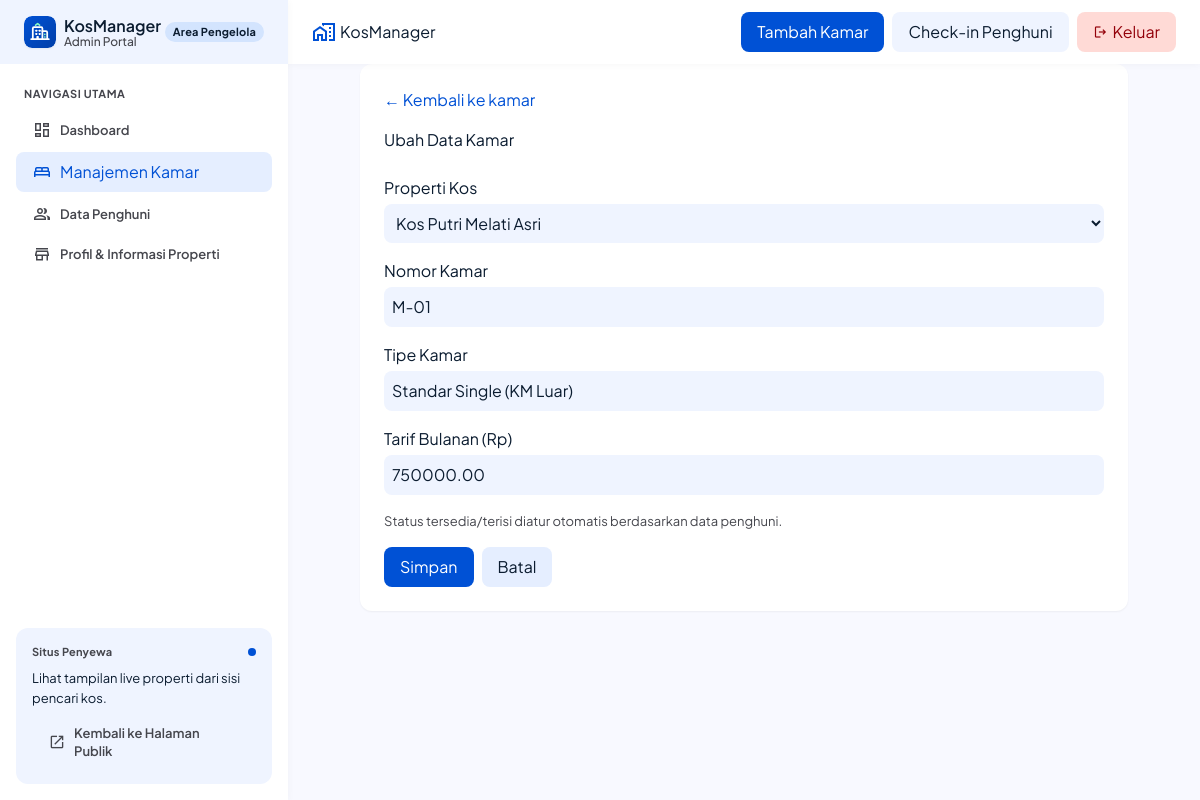
The app's page /kamar/ubah?id=1 (signed in) with its own data.
### tables this page shows
CREATE TABLE IF NOT EXISTS kamar (
    id INT AUTO_INCREMENT PRIMARY KEY,
    kos_id INT NOT NULL,
    nomor_kamar VARCHAR(50) NOT NULL,
    tipe VARCHAR(100) NOT NULL,
    harga_bulanan DECIMAL(12, 2) NOT NULL,
    status ENUM('kosong', 'terisi') NOT NULL DEFAULT 'kosong',
    CONSTRAINT fk_kamar_kos
        FOREIGN KEY (kos_id)
        REFERENCES kos(id)
        ON DELETE RESTRICT
        ON UPDATE CASCADE,
    CONSTRAINT unique_nomor_kamar
        UNIQUE (kos_id, nomor_kamar),
    CONSTRAINT chk_kamar_harga_positif
        CHECK (harga_bulanan > 0)
);

CREATE TABLE IF NOT EXISTS kos (
    id INT AUTO_INCREMENT PRIMARY KEY,
    nama_kos VARCHAR(150) NOT NULL,
    alamat TEXT NOT NULL,
    lokasi VARCHAR(150) NOT NULL,
    deskripsi TEXT NULL,
    fasilitas TEXT NULL,
    no_hp_pengelola VARCHAR(20) NULL,
    status_publikasi ENUM('draft', 'published') NOT NULL DEFAULT 'draft'
);

### src/Controllers/KamarController.php (called while the page is built, shortened)
<?php
final class KamarController
{
    public function edit(): void
    {
        $id = $this->readId($_GET['id'] ?? null);
        $kamar = $id === null ? null : $this->kamarRepository->findById($id);
        $this->renderForm($kamar);
    }
    private function renderForm(?Kamar $kamar = null, ?string $formError = null, array $formData = [], int $status = 200): void
    {
        $kosList = $this->kosRepository->findAll();
        $formData += [
            'kos_id' => $kamar?->kosId ?? ($kosList[0]->id ?? ''),
            'nomor_kamar' => $kamar?->nomorKamar ?? '',
            'tipe' => $kamar?->tipe ?? 'Standar',
            'harga_bulanan' => $kamar?->hargaBulanan ?? '',
        ];
        $isEdit = $kamar !== null;
        $escape = PublicController::escape(...);
        require dirname(__DIR__, 2) . '/views/admin/kamar/form.php';
    }
    private function readId(mixed $value): ?int
    {
        $id = filter_var($value, FILTER_VALIDATE_INT);
        return $id !== false && $id > 0 ? $id : null;
    }
}

### public/index.php (called while the page is built, shortened)
<?php
spl_autoload_register(static function (string $class): void {
    $namespacePrefix = 'KosManager\\';
    $relativeClass = substr($class, strlen($namespacePrefix));
    $file = dirname(__DIR__) . '/src/' . str_replace('\\', DIRECTORY_SEPARATOR, $relativeClass) . '.php';
});
require_once dirname(__DIR__) . '/src/Core/helpers.php';
try {
    $connection = \KosManager\Config\getConnection();
    $kosRepository = new KosRepository($connection);
    $kamarRepository = new KamarRepository($connection);
    $penghuniRepository = new PenghuniRepository($connection);
    $publicController = new PublicController($kosRepository);
    $kosController = new KosController($kosRepository);
    $adminKosController = new AdminKosController($kosRepository);
    $dashboardController = new DashboardController($kamarRepository, $penghuniRepository);
    $kamarController = new KamarController($kamarRepository, $kosRepository);
    $penghuniController = new PenghuniController($penghuniRepository, $kamarRepository);
    $authController = new AuthController($connection);
    $router = new Router();
    $router
        ->get('/', [$publicController, 'home'])
        ->get('/login', [$authController, 'showLogin'])
        ->post('/login', [$authController, 'login'])
        ->get('/logout', [$authController, 'logout'])
        ->get('/kos', [$kosController, 'index'])
        ->get('/kos/detail', [$kosController, 'detail'])
        ->get('/kamar/detail', [$kosController, 'roomDetail'])
        ->get('/admin/dashboard', [$dashboardController, 'index'])
        ->get('/admin/kos', [$adminKosController, 'index'])
        ->get('/admin/kos/tambah', [$adminKosController, 'create'])
        ->get('/admin/kos/ubah', [$adminKosController, 'edit'])
        ->post('/admin/kos', [$adminKosController, 'store'])
        ->post('/admin/kos/update', [$adminKosController, 'update'])
        ->post('/admin/kos/hapus', [$adminKosController, 'destroy'])
        ->post('/admin/kos/destroy', [$adminKosController, 'destroy'])
        ->get('/kamar', [$kamarController, 'index'])
        ->get('/kamar/tambah', [$kamarController, 'create'])
        ->get('/kamar/ubah', [$kamarController, 'edit'])
        ->post('/kamar', [$kamarController, 'store'])
        ->post('/kamar/update', [$kamarController, 'update'])
        ->post('/kamar/hapus', [$kamarController, 'delete'])
        ->get('/penghuni', [$penghuniController, 'index'])
        ->get('/penghuni/tambah', [$penghuniController, 'create'])
        ->get('/penghuni/ubah', [$penghuniController, 'edit'])
        ->post('/penghuni', [$penghuniController, 'store'])
        ->post('/penghuni/update', [$penghuniController, 'update'])
        ->post('/penghuni/hapus', [$penghuniController, 'delete']);
    $router->dispatch();
} catch (Throwable $exception) {
    error_log($exception->__toString());
    $isDbError = $exception instanceof PDOException;
    http_response_code($isDbError ? 503 : 500);
    header('Content-Type: text/html; charset=utf-8');
    ?>
<!DOCTYPE html>
<html lang="id">
<head>
    <meta charset="UTF-8">
    <meta name="viewport" content="width=device-width, initial-scale=1.0">
    <title><?= $isDbError ? '503 - Database Tidak Tersedia' : '500 - Kesalahan Sistem' ?> | KosManager</title>
    <style>
        body { font-family: -apple-system, BlinkMacSystemFont, "Segoe UI", Roboto, Helvetica, Arial, sans-serif; background-color: #f8fafc; color: #1e293b; display: flex; align-items: center; justify-content: center; min-height: 100vh; margin: 0; padding: 20px; }
        .card { background: #ffffff; border: 1px solid #e2e8f0; border-radius: 12px; padding: 32px; max-width: 520px; width: 100%; box-shadow: 0 4px 6px -1px rgba(0, 0, 0, 0.1); text-align: center; }
        .badge { display: inline-block; background-color: #fee2e2; color: #dc2626; font-size: 13px; font-weight: 600; padding: 4px 12px; border-radius: 9999px; margin-bottom: 16px; }
        h1 { font-size: 20px; margin-bottom: 12px; color: #0f172a; }
        p { font-size: 14px; color: #64748b; line-height: 1.6; margin-bottom: 20px; }
        .hint { background-color: #f1f5f9; border-radius: 8px; padding: 12px; font-size: 13px; color: #334155; text-align: left; }
    </style>
</head>
<body>
    <div class="card">
        <div class="badge">Error <?= $isDbError ? '503 (Database)' : '500 (Sistem)' ?></div>
        <h1><?= $isDbError ? 'Layanan Database Sedang Tidak Tersedia' : 'Terjadi Kendala Sistem' ?></h1>
        <p><?= htmlspecialchars($exception->getMessage(), ENT_QUOTES | ENT_SUBSTITUTE, 'UTF-8') ?></p>
        <div class="hint">
            <strong>Catatan:</strong><br>
            <?= $isDbError
                ? 'Pastikan MySQL aktif di XAMPP Control Panel dan database <code>kostmanager</code> sudah diisi tabel di phpMyAdmin.'
                : 'File: <code>' . htmlspecialchars(basename($exception->getFile()), ENT_QUOTES | ENT_SUBSTITUTE, 'UTF-8') . '</code> baris ' . $exception->getLine() ?>
        </div>
    </div>
</body>
</html>
    <?php
}

### src/Core/helpers.php (called while the page is built, shortened)
<?php
if (!function_exists('base_url')) {
    function base_url(string $path = ''): string
    {
        static $base = null;
        if ($base === null) {
            $scriptName = $_SERVER['SCRIPT_NAME'] ?? '';
            $dir = str_replace('\\', '/', dirname($scriptName));
            $base = ($dir === '/' || $dir === '.') ? '' : rtrim($dir, '/');
        }
        if ($path === '' || $path === '/') {
            return $base !== '' ? $base . '/' : '/';
        }
        return $base . '/' . ltrim($path, '/');
    }
}

### src/Repositories/KosRepository.php (called while the page is built, shortened)
<?php
final class KosRepository
{
    public function findAll(): array
    {
        $statement = $this->connection->query(
            'SELECT id, nama_kos, alamat, lokasi, deskripsi, fasilitas, no_hp_pengelola, status_publikasi
             FROM kos
             ORDER BY id DESC'
        );
        return array_map(
            static fn (array $row): Kos => Kos::fromRow($row),
            $statement->fetchAll()
        );
    }
}

### src/Models/Kos.php (called while the page is built, shortened)
<?php
final class Kos
{
    public static function fromRow(array $row): self
    {
        return new self(
            (int) $row['id'],
            (string) $row['nama_kos'],
            (string) $row['alamat'],
            (string) $row['lokasi'],
            isset($row['deskripsi']) ? (string) $row['deskripsi'] : null,
            isset($row['fasilitas']) ? (string) $row['fasilitas'] : null,
            isset($row['no_hp_pengelola']) ? (string) $row['no_hp_pengelola'] : null,
            (string) $row['status_publikasi']
        );
    }
}

### src/Repositories/KamarRepository.php (called while the page is built, shortened)
<?php
final class KamarRepository
{
    public function findById(int $id): ?Kamar
    {
        $statement = $this->connection->prepare(
            'SELECT id, kos_id, nomor_kamar, tipe, harga_bulanan, status
             FROM kamar
             WHERE id = :id'
        );
        $statement->execute(['id' => $id]);
        $row = $statement->fetch();
        return $row === false ? null : Kamar::fromRow($row);
    }
}

### src/Controllers/PublicController.php (called while the page is built, shortened)
<?php
final class PublicController
{
    public static function escape(mixed $value): string
    {
        return htmlspecialchars((string) ($value ?? ''), ENT_QUOTES | ENT_SUBSTITUTE, 'UTF-8');
    }
}

### views/admin/kamar/form.php (the view, shortened to what this page needs)
<!DOCTYPE html>
<html lang="id">
<head>
<script src="https://cdn.tailwindcss.com"></script>
<link rel="stylesheet" href="<?= base_url('/public/assets/css/style.css') ?>">
<link rel="stylesheet" href="<?= base_url('/public/assets/css/admin.css') ?>">
</head>
<body class="bg-background font-body-md text-on-surface antialiased">
<?php $activeAdminPage = 'manajemen-kamar'; include __DIR__ . '/../layout/sidebar.php'; ?>
<div class="pl-72">
<?php include __DIR__ . '/../layout/admin-header.php'; ?>
<main class="relative pt-16 bg-background w-full px-gutter-md py-gutter-md">
<section class="max-w-3xl mx-auto bg-surface-container-lowest p-space-lg rounded-xl shadow-sm">
<a class="text-secondary hover:underline" href="<?= base_url('/kamar') ?>">← Kembali ke kamar</a>
<h1 class="mt-space-md font-headline-lg text-on-surface"><?= $isEdit ? 'Ubah Data Kamar' : 'Tambah Kamar' ?></h1>
<form class="mt-space-lg flex flex-col gap-space-md" action="<?= base_url($isEdit ? '/kamar/update' : '/kamar') ?>" method="post">
<label class="flex flex-col gap-1"><span class="font-label-md">Properti Kos</span>
<select class="p-space-sm rounded-lg bg-surface-container-low text-on-surface" name="kos_id" required>
<?php foreach ($kosList as $property): ?>
<option value="<?= (int) $property->id ?>" <?= (string) $formData['kos_id'] === (string) $property->id ? 'selected' : '' ?>><?= $escape($property->namaKos) ?></option>
<?php endforeach; ?>
</select></label>
<label class="flex flex-col gap-1"><span class="font-label-md">Nomor Kamar</span><input class="p-space-sm rounded-lg bg-surface-container-low text-on-surface" name="nomor_kamar" required maxlength="30" value="<?= $escape($formData['nomor_kamar']) ?>"></label>
<label class="flex flex-col gap-1"><span class="font-label-md">Tipe Kamar</span><input class="p-space-sm rounded-lg bg-surface-container-low text-on-surface" name="tipe" required maxlength="50" value="<?= $escape($formData['tipe']) ?>"></label>
<label class="flex flex-col gap-1"><span class="font-label-md">Tarif Bulanan (Rp)</span><input class="p-space-sm rounded-lg bg-surface-container-low text-on-surface" name="harga_bulanan" type="number" min="1" step="1000" required value="<?= $escape($formData['harga_bulanan']) ?>"></label>
<p class="text-body-sm text-on-surface-variant">Status tersedia/terisi diatur otomatis berdasarkan data penghuni.</p>
<div class="flex gap-space-sm"><button class="px-space-md py-space-sm rounded-lg bg-secondary text-on-secondary font-label-md" type="submit">Simpan</button><a class="px-space-md py-space-sm rounded-lg bg-surface-container text-on-surface" href="<?= base_url('/kamar') ?>">Batal</a></div>
</form>
</section>
</main>
</div>
</body>
</html>

### records on screen
kamar: kos_id "Kos Putri Melati Asri", nomor_kamar "M-01", tipe "Standar Single (KM Luar)", harga_bulanan "750000.00"
